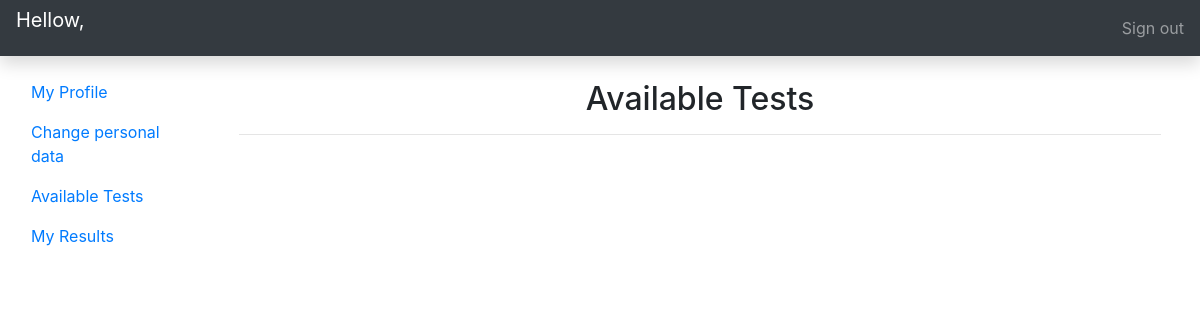
Before: /available_tests/ with the older database file.
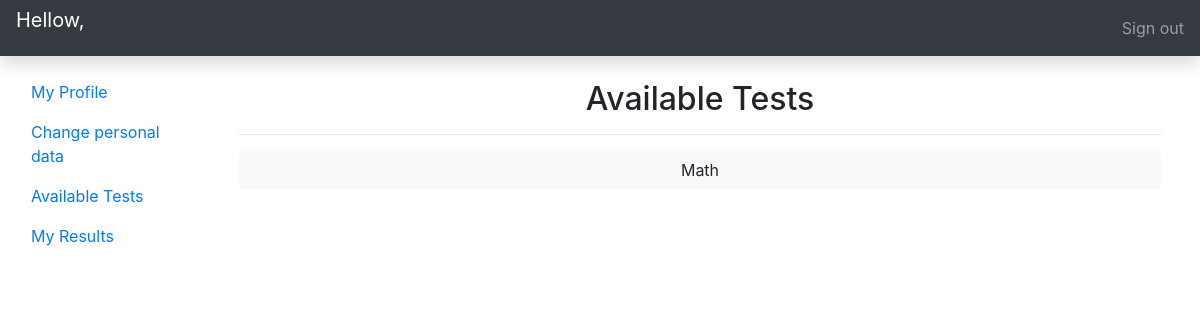
After: the same page with the newer database file.
### tests/models.py (models this page shows, shortened)
class Test(models.Model):
    title = models.CharField(max_length=100)

### tests/views.py (the view)
# urls.py: path('available_tests/', tests_view, name="tests"),
def tests_view(request):
    available_tests = Test.objects.all()
    context = {'tests': available_tests}
    return render(request, 'tests/tests.html', context)

### tests/templates/tests/tests.html
{% extends 'base.html' %}
{% load static %}
{% block content %}
<div class="container">
	<h2 class="text-center">Available Tests</h2>
	<hr>
	{% for test in tests %}
	<button type="button" class="btn btn-light btn-block">{{test.title}}</button>
	{% endfor %}
</div>
{% endblock %}

Changed rows visible on the page:
added Test: title "Math"
